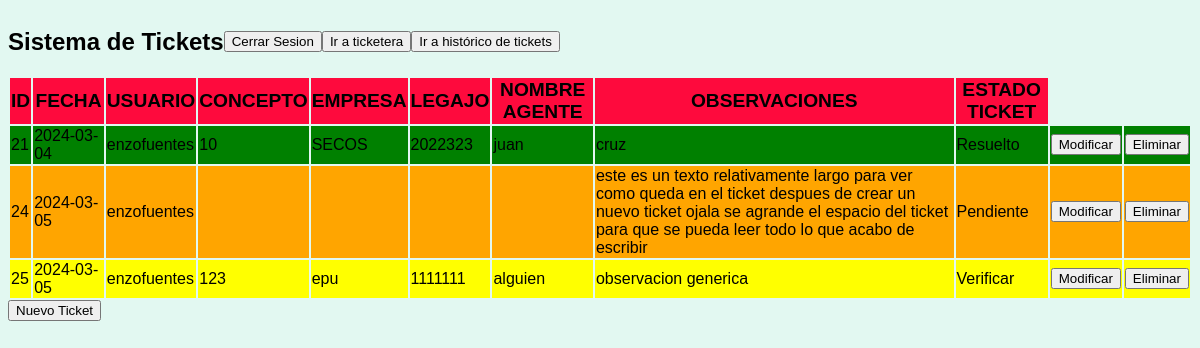
The app's page /api/tickets/, older data.
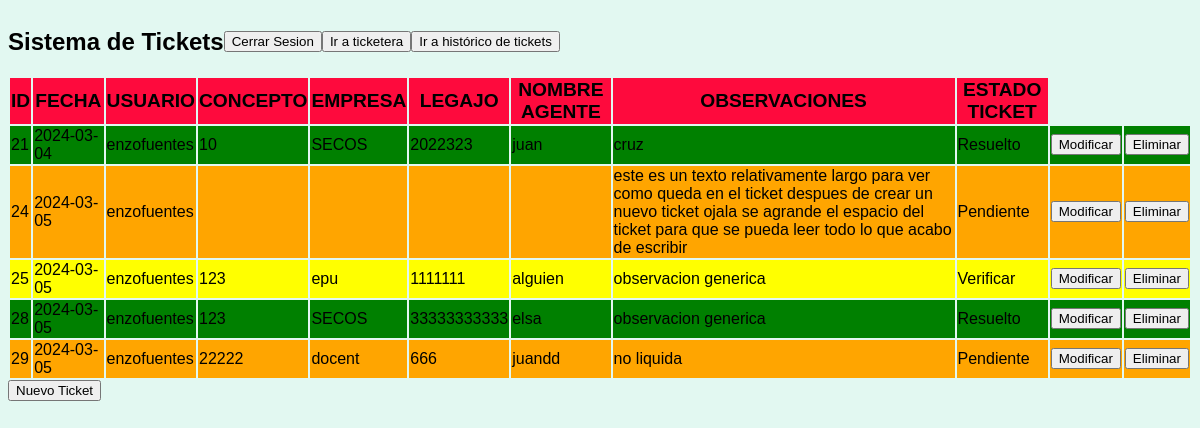
The same page, newer data.
### tickets/models.py (models this page shows)
class Registro(models.Model):
    id_registro = models.AutoField(primary_key=True)
    fecha_liquidaciones = models.TextField(default = datetime.date.today) #deberia ser fecha
    operador_liquidaciones = models.CharField(max_length=100, default= username)
    concepto = models.CharField(max_length=100) #deberia ser un entero
    empresa = models.CharField(max_length=100)
    legajo = models.CharField(max_length=50) #deberia ser un entero
    nombre = models.CharField(max_length=100)
    observaciones = models.TextField(default = ' ')
    estado_liquidaciones = models.CharField(max_length=50, default = ' ')
    operador_sistemas = models.CharField(max_length=100, default = ' ')
    estado_sistemas = models.CharField(max_length=50, default = ' ')
    devoluciones = models.TextField(default = ' ')
    fecha_sistemas = models.TextField(default = ' ')

### tickets/views.py (the view)
# urls.py: path('tickets/', index, name="index"),
def index(request):
    regitros = Registro.objects.order_by("id_registro")
    template = loader.get_template("tickets/index.html") #codigo frontend
    context = {"regitros": regitros} #el contexto son los objetos de python que voy a mostrar
    return render(request, "tickets/index.html", context)

### tickets/templates/tickets/index.html (shortened to what this page needs)
{% load static %}
<!DOCTYPE html>
<html lang="en">
<head>
    <link rel="stylesheet" type="text/css" href="{% static 'style sheet/style.css' %}">
</head>
<body>
    <div id="nav_var">
        <div id="titulo_principal"><h2>Sistema de Tickets</h2></div>
        <div><button>Cerrar Sesion</button></div>
        <div><button> Ir a ticketera </button></div>
        <div><button> Ir a histórico de tickets </button></div>
    </div>
    {% if regitros %}
    <table id="tickets">
        <div>
            <thead id="cabecera_de_tabla_tickets">
            <tr>
                <th>ID</th>
                <th>FECHA</th>
                <th>USUARIO</th>
                <th>CONCEPTO</th>
                <th>EMPRESA</th>
                <th>LEGAJO</th>
                <th>NOMBRE AGENTE</th>
                <th>OBSERVACIONES</th>
                <th>ESTADO TICKET</th>
            </tr>
        </thead>
        </div>
        <tbody>
            {% for ticket in regitros %}
                <div >
                    <tr class="ticket_row">
                        <td>{{ ticket.id_registro }}</td>
                        <td>{{ ticket.fecha_liquidaciones }}</td>
                        <td>{{ ticket.operador_liquidaciones }}</td>
                        <td>{{ ticket.concepto }}</td>
                        <td>{{ ticket.empresa }}</td>
                        <td>{{ ticket.legajo }}</td>
                        <td>{{ ticket.nombre }}</td>
                        <td>{{ ticket.observaciones }}</td>
                        <td>{{ ticket.estado_liquidaciones }}</td>
                        <td class="row_modificar_btn"><button>Modificar</button></td>
                        <td class="row_eliminar_btn"><button>Eliminar</button></td>
                    </tr>
                </div>
            {% endfor %}
        </tbody>
    </table>
{% else %}
    <p>NO HAY TICKETS PARA MOSTRAR.</p>
{% endif %}
<button id="nuevo_ticket_btn">Nuevo Ticket</button>
</body>
</html>

Row changes from the older to the newer data that the page shows:
added Registro: id_registro "28", fecha_liquidaciones "2024-03-05", operador_liquidaciones "enzofuentes", concepto "123", empresa "SECOS", legajo "33333333333", nombre "elsa", observaciones "observacion generica", estado_liquidaciones "Resuelto"
added Registro: id_registro "29", fecha_liquidaciones "2024-03-05", operador_liquidaciones "enzofuentes", concepto "22222", empresa "docent", legajo "666", nombre "juandd", observaciones "no liquida", estado_liquidaciones "Pendiente"
